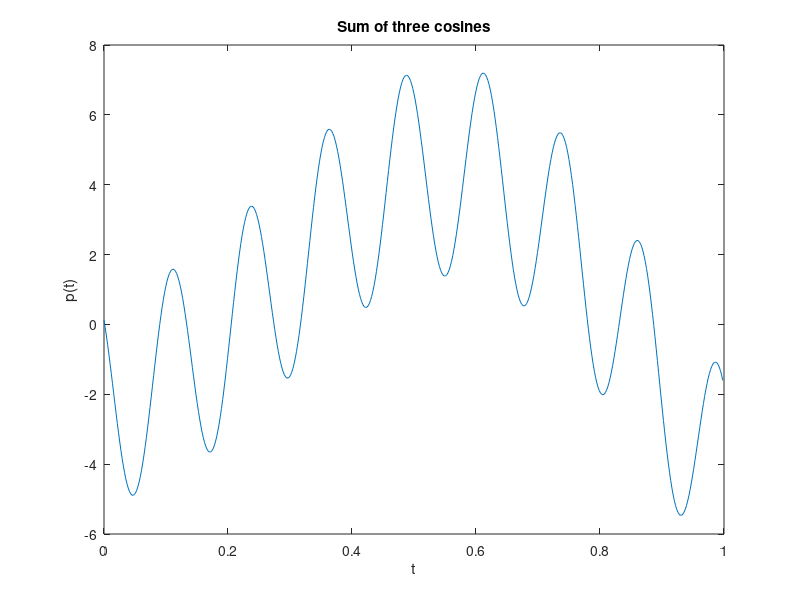

Recreate this plot in MATLAB.
function p = sum_of_three_cosines(f1, fs, p1, p2, p3)

%default values if function is run with less than spesified arguments

if nargin == 0
    f1 = 1;
    fs = 512;
    Fs = 1/fs;
    t = 0:(Fs):(1-Fs);
    p1 = 5*cos(5*f1*t+pi);
    p2 = 3*cos(3*f1*t);
    p3 = 3*cos(50*f1*t + (pi/4));
    p = p1 + p2 + p3;
    plot(t, p), xlabel('t'), ylabel('p(t)'), title('Sum of three cosines');
elseif nargin == 1
    fs = 512;
    Fs = 1/fs;
    t = 0:(Fs):(1-Fs);
    p1 = 5*cos(5*f1*t+pi);
    p2 = 3*cos(3*f1*t);
    p3 = 3*cos(50*f1*t + (pi/4));
    p = p1 + p2 + p3;
    plot(t, p), xlabel('t'), ylabel('p(t)'), title('Sum of three cosines');
elseif nargin == 2
    Fs = 1/fs;
    t = 0:(Fs):(1-Fs);
    p1 = 5*cos(5*f1*t+pi);
    p2 = 3*cos(3*f1*t);
    p3 = 3*cos(50*f1*t + (pi/4));
    p = p1 + p2 + p3;
    plot(t, p), xlabel('t'), ylabel('p(t)'), title('Sum of three cosines');
elseif nargin == 3
    Fs = 1/fs;
    t = 0:(Fs):(1-Fs);
    p2 = 3*cos(3*f1*t);
    p3 = 3*cos(50*f1*t + (pi/4));
    p = eval(p1) + p2 + p3;
    plot(t, p), xlabel('t'), ylabel('p(t)'), title('Sum of three cosines');
elseif nargin == 4
    Fs = 1/fs;
    t = 0:(Fs):(1-Fs);
    p3 = 3*cos(50*f1*t + (pi/4));
    p = eval(p1) + eval(p2) + p3;
    plot(t, p), xlabel('t'), ylabel('p(t)'), title('Sum of three cosines');
elseif nargin == 5
    Fs = 1/fs;
    t = 0:(Fs):(1-Fs);
    p = eval(p1) + eval(p2) + eval(p3);
    plot(t, p), xlabel('t'), ylabel('p(t)'), title('Sum of three cosines');
end

